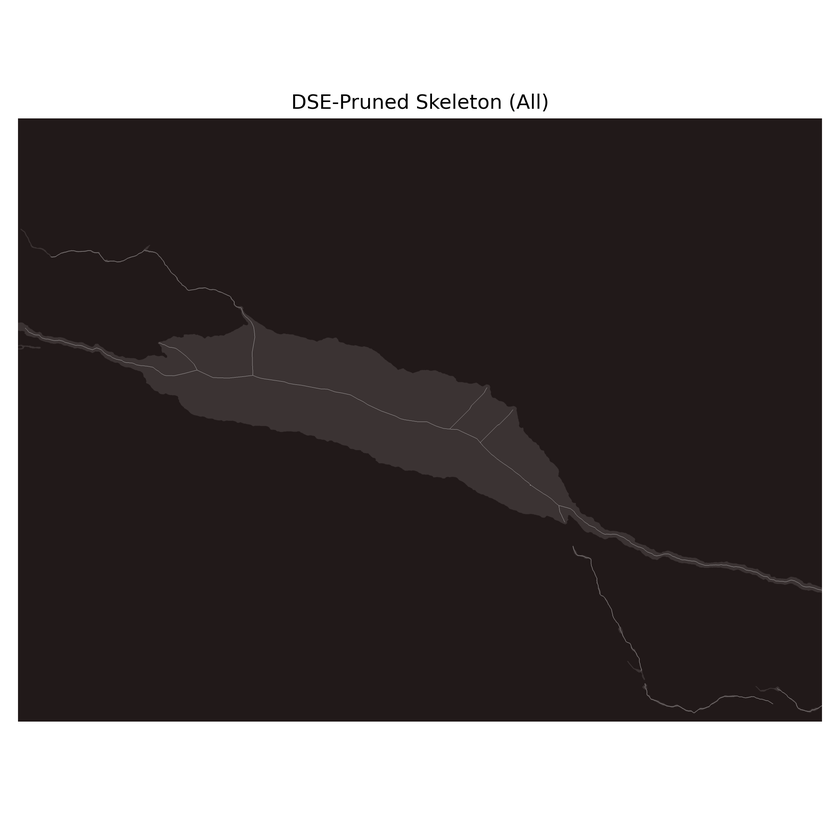
#> input picture dse_pruned_all.png, 840 x 840 px, shrunk from 2100 x 2100 before the run, found by its file name; its folder holds only this picture in this run
$ python -i multiple_model_pca_testing.py   (imports and definitions only)   (older library calls are emulated)
#> lines starting #> are read from the running program, lines starting #| are printed output that depends on the picture; after the words box and inside, x2 and y2 are one past the last pixel; in counts of white or black regions, pixels touching at a corner belong together
import os
import cv2
import numpy as np
import pandas as pd
import matplotlib.pyplot as plt
from skimage.morphology import skeletonize, medial_axis
from scipy.ndimage import distance_transform_edt
from pathlib import Path
from concurrent.futures import ProcessPoolExecutor

# ----------------------- Helper Functions -----------------------

def get_skeleton(mask):
    return skeletonize(mask > 0).astype(np.uint8)

def get_medial_axis(mask):
    skel, distance = medial_axis(mask > 0, return_distance=True)
    return skel.astype(np.uint8), distance

# [14 lines left out: function sobel_normal, not called in this run]

def perform_pca(neighbors):
    pca_data = neighbors - np.mean(neighbors, axis=0)
    _, _, vh = np.linalg.svd(pca_data)
    tangent = vh[0]
    normal = vh[1]
    return tangent, normal

def extract_neighbors(point, window_size, shape):
    y, x = point
    half = window_size // 2
    y_min, y_max = max(0, y - half), min(shape[0], y + half + 1)
    x_min, x_max = max(0, x - half), min(shape[1], x + half + 1)
    return np.array([[yi, xi] for yi in range(y_min, y_max) for xi in range(x_min, x_max)])

def sample_edges_along_normal(center, normal, mask, max_distance=20):
    y0, x0 = center
    edges = []
    for sign in [-1, 1]:
        for d in range(1, max_distance):
            dx, dy = normal[1] * d * sign, normal[0] * d * sign
            xi, yi = int(round(x0 + dx)), int(round(y0 + dy))
            if 0 <= yi < mask.shape[0] and 0 <= xi < mask.shape[1]:
                if mask[yi, xi] == 0:
                    edges.append((xi, yi))
                    break
    return edges

def calculate_crack_width(edge_points):
    if len(edge_points) == 2:
        (x1, y1), (x2, y2) = edge_points
        return np.sqrt((x1 - x2)**2 + (y1 - y2)**2)
    return None

# [10 lines left out: function max_inscribed_circle, not called in this run]

# ---------------------- Crack Width Methods ---------------------

def adaptive_pca_width(mask):
    skeleton = get_skeleton(mask)
    crack_widths = []
    points = np.argwhere(skeleton > 0)
    for (y, x) in points:
        neighbors = extract_neighbors((y, x), 15, mask.shape)
        local_skel = skeleton[neighbors[:, 0], neighbors[:, 1]]
        active = neighbors[local_skel > 0]
        if len(active) < 3:
            continue
        tangent, normal = perform_pca(active)
        edge_pts = sample_edges_along_normal((y, x), normal, mask)
        width = calculate_crack_width(edge_pts)
        if width is not None:
            crack_widths.append(((x, y), width))
    return crack_widths, skeleton

# [11 lines left out: function sobel_width, not called in this run]

'''def medial_axis_width(mask):
    skel, dist = get_medial_axis(mask)
    crack_widths = []
    points = np.argwhere(skel > 0)
    for (y, x) in points:
        width = dist[y, x] * 2
        crack_widths.append(((x, y), width))
    return crack_widths, skel

def inscribed_circle_width(mask):
    skeleton = get_skeleton(mask)
    crack_widths = []
    points = np.argwhere(skeleton > 0)
    for (y, x) in points:
        width = max_inscribed_circle(mask, (y, x), window=25)
        crack_widths.append(((x, y), width))
    return crack_widths, skeleton'''

# [19 lines left out: functions medial_axis_width, inscribed_circle_width, not called in this run]

# ---------------------- Visualization & Metrics -----------------

'''def draw_width_overlay(mask, crack_widths, skeleton, out_path, method_name):
    # Step 1: Overlay with color-mapped width lines
    overlay = cv2.cvtColor(mask, cv2.COLOR_GRAY2BGR)
    if not crack_widths:
        cv2.imwrite(str(out_path), overlay)
        return
    widths = np.array([w for _, w in crack_widths])
    norm = plt.Normalize(vmin=np.percentile(widths, 2), vmax=np.percentile(widths, 98))
    cmap = plt.get_cmap('coolwarm_r')
    for ((cx, cy), width) in crack_widths:
        color = cmap(norm(width))[:3]
        color = tuple(int(255 * c) for c in color[::-1])
        cv2.circle(overlay, (int(cx), int(cy)), 3, color, -1)

    # Step 2: Create a skeleton image (green)
    skel_img = np.zeros_like(overlay)
    ys, xs = np.where(skeleton > 0)
    for x, y in zip(xs, ys):
        cv2.circle(skel_img, (x, y), 1, (0, 255, 0), -1)

    # Step 3: Blend with alpha (0.5 for skeleton, 1.0 for overlay)
    out = cv2.addWeighted(skel_img, 0.5, overlay, 1.0, 0)
    cv2.imwrite(str(out_path), out)'''

def draw_width_overlay(mask, crack_widths, skeleton, out_path, method_name, draw_lines_every=10):
    overlay = cv2.cvtColor(mask, cv2.COLOR_GRAY2BGR)
    if not crack_widths:
        cv2.imwrite(str(out_path), overlay)
        return

    # Accept both 2- or 3-tuple per width entry
    if len(crack_widths[0]) == 3:
        widths = np.array([w for _, _, w in crack_widths])
    else:
        widths = np.array([w for _, w in crack_widths])

    norm = plt.Normalize(vmin=np.percentile(widths, 2), vmax=np.percentile(widths, 98))
    cmap = plt.get_cmap('coolwarm_r')

    for i, cw in enumerate(crack_widths):
        if len(cw) == 3:
            (cx, cy), normal, width = cw
        else:
            (cx, cy), width = cw
            normal = None  # Can't draw width lines

        color = cmap(norm(width))[:3]
        color = tuple(int(255 * c) for c in color[::-1])
        cv2.circle(overlay, (int(cx), int(cy)), 2, color, -1)

        # Only draw width line if normal is available
        if normal is not None and i % draw_lines_every == 0:
            perp = np.array([-normal[1], normal[0]], dtype=np.float32)
            perp /= np.linalg.norm(perp) + 1e-6
            half = width / 2
            pt1 = (int(cx + perp[0] * half), int(cy + perp[1] * half))
            pt2 = (int(cx - perp[0] * half), int(cy - perp[1] * half))
            cv2.line(overlay, pt1, pt2, color, 1)

    # Blend skeleton underneath for context
    skel_img = np.zeros_like(overlay)
    ys, xs = np.where(skeleton > 0)
    for x, y in zip(xs, ys):
        cv2.circle(skel_img, (x, y), 1, (0, 255, 0), -1)
    out = cv2.addWeighted(skel_img, 0.5, overlay, 1.0, 0)
    cv2.imwrite(str(out_path), out)


'''def save_widths_csv(crack_widths, csv_path):
    rows = []
    for (x, y), width in crack_widths:
        rows.append({'x': x, 'y': y, 'width_px': width})
    pd.DataFrame(rows).to_csv(csv_path, index=False)'''

def save_widths_csv(crack_widths, csv_path):
    rows = []
    for entry in crack_widths:
        if len(entry) == 3:
            (x, y), normal, width = entry
            nx, ny = normal
        elif len(entry) == 2:
            (x, y), width = entry
            nx, ny = None, None
        else:
            raise ValueError("Unexpected entry format in crack_widths!")
        rows.append({'x': x, 'y': y, 'normal_x': nx, 'normal_y': ny, 'width_px': width})
    pd.DataFrame(rows).to_csv(csv_path, index=False)

'''def width_stats(crack_widths):
    if crack_widths:
        w = [w for _, w in crack_widths]
        return {'mean': np.mean(w), 'min': np.min(w), 'max': np.max(w), 'std': np.std(w)}
    else:
        return {'mean': 0, 'min': 0, 'max': 0, 'std': 0}'''

# [7 lines left out: function width_stats, not called in this run]


# ---------------------- Main Batch Evaluation -------------------

'''input_folder = r"D:\camerer_ml\datasets\concrete3k\concrete3k\labels_01_visible"   # Folder of .png or .jpg binary mask images
output_folder = Path("output_crack_eval")
output_folder.mkdir(exist_ok=True)

methods = {
    'adaptive_pca': adaptive_pca_width,
    'sobel': sobel_width,
    'medial_axis': medial_axis_width,
    'inscribed_circle': inscribed_circle_width
}

metrics = {}

for fname in os.listdir(input_folder):
    if not fname.lower().endswith(('.png', '.jpg', '.jpeg', '.bmp')):
        continue
    img_path = os.path.join(input_folder, fname)
    mask = cv2.imread(img_path, cv2.IMREAD_GRAYSCALE)
    if mask.max() > 1:
        _, mask = cv2.threshold(mask, 127, 255, cv2.THRESH_BINARY)
    print(f"[INFO] Processing {fname}...")

    for method, func in methods.items():
        crack_widths, skeleton = func(mask)
        # Output overlay image
        out_img = os.path.join(output_folder, f"{fname[:-4]}_{method}_overlay.png")
        draw_width_overlay(mask, crack_widths, skeleton, out_img, method)
        # Output CSV
        out_csv = os.path.join(output_folder, f"{fname[:-4]}_{method}_widths.csv")
        save_widths_csv(crack_widths, out_csv)
        # Collect stats
        stat = width_stats(crack_widths)
        metrics.setdefault(method, []).append({'image': fname, **stat})

# Save all metrics to one CSV for easy review
all_stats = []
for method, lst in metrics.items():
    for item in lst:
        item['method'] = method
        all_stats.append(item)
pd.DataFrame(all_stats).to_csv(output_folder / "all_width_stats.csv", index=False)
print("[✓] Evaluation complete. All results saved to", output_folder)'''


def process_image(fname):
#> called with fname = '../dse_pruned_all.png'
    img_path = os.path.join(input_folder, fname)
    mask = cv2.imread(img_path, cv2.IMREAD_GRAYSCALE)
#> mask: shape (840, 840); min 0, max 255, mean 99.5
    if mask.max() > 1:
        _, mask = cv2.threshold(mask, 127, 255, cv2.THRESH_BINARY)
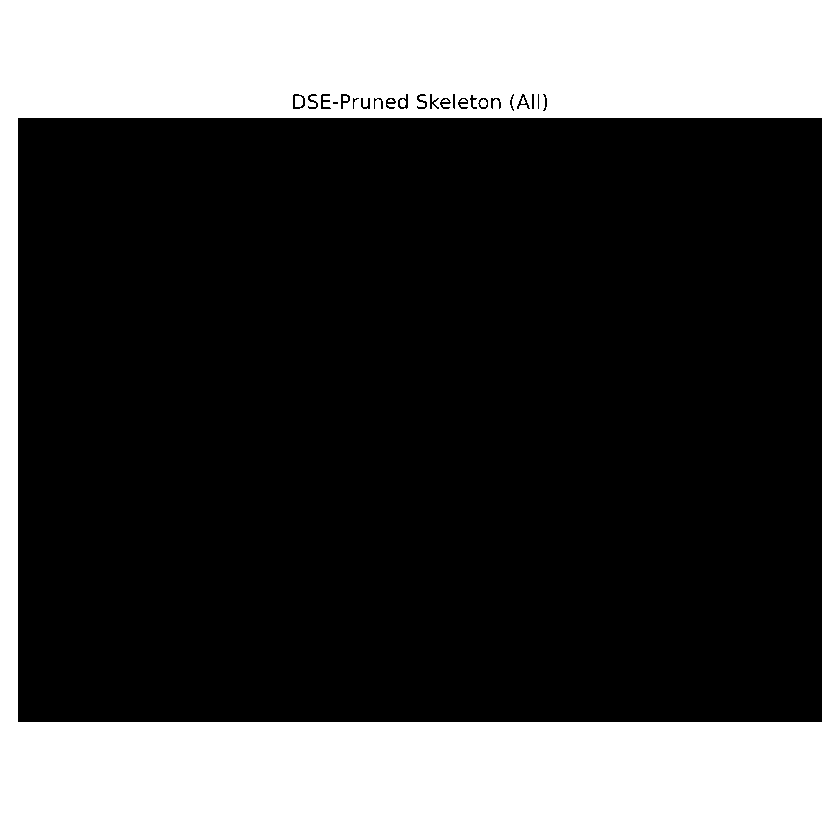
#> mask: shape (840, 840); 31% white; 9 white regions (3 under 20 px), largest, box (x1, y1, x2, y2) and area: (0, 0, 840, 840) 218653, (295, 96, 303, 107) 82, (480, 99, 487, 107) 42, (400, 99, 406, 107) 40, (343, 96, 348, 101) 24, (521, 97, 526, 104) 21
    image_metrics = []
    img_stem = Path(fname).stem
    img_outdir = output_folder / img_stem
    img_outdir.mkdir(exist_ok=True)
    for method, func in methods.items():
        crack_widths, skeleton = func(mask)
        # Overlay image (widths in color)
        out_img = img_outdir / f"{img_stem}_{method}_overlay.png"
        draw_width_overlay(mask, crack_widths, skeleton, out_img, method)
        # Width CSV
        out_csv = img_outdir / f"{img_stem}_{method}_widths.csv"
        save_widths_csv(crack_widths, out_csv)
        # Metrics
        stat = width_stats(crack_widths)
        stat.update({'image': fname, 'method': method})
        image_metrics.append(stat)
#> this loop made 1 pass
#> pass 1, in adaptive_pca_width, `skeleton = get_skeleton(mask)`:
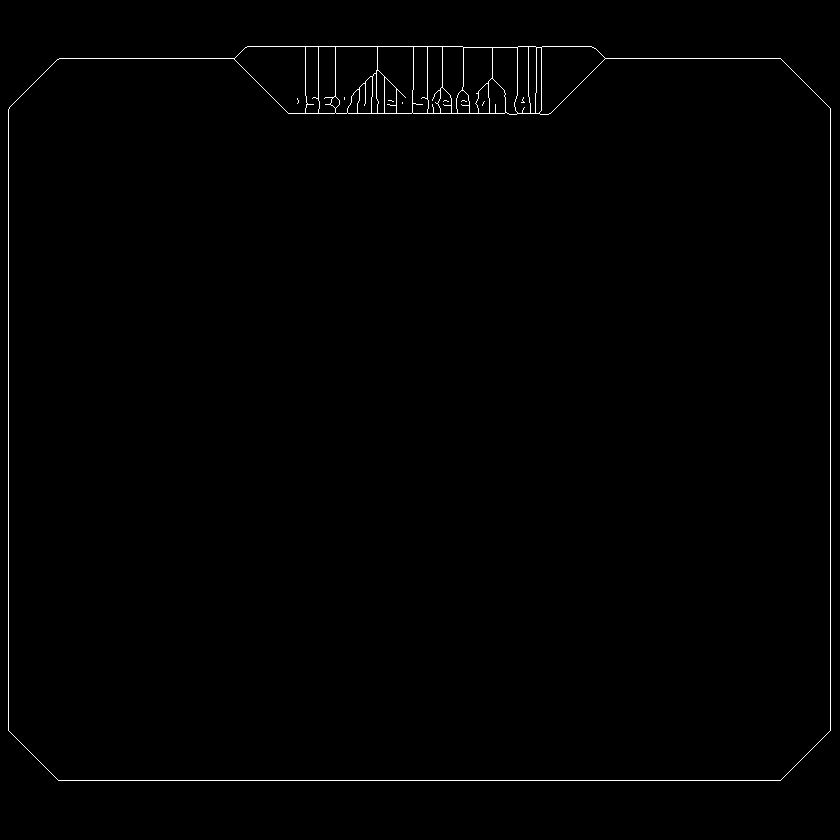
#> skeleton: shape (840, 840); values 0 (black) and 1 (white), 0.65% white in thin lines or dots, all inside (x1, y1, x2, y2) = (8, 46, 831, 781)
    return image_metrics

# --- Main script ---
input_folder = r"D:\camerer_ml\datasets\concrete3k\concrete3k\labels_01_visible"
output_folder = Path("output_crack_eval")
# [1 line not run here, left out]

methods = {
    'adaptive_pca': adaptive_pca_width,
    'sobel': sobel_width,
    'medial_axis': medial_axis_width,
    'inscribed_circle': inscribed_circle_width
}


# [1 line that did not run here, left out]
# [8 lines not run here, left out]

#> (the run stopped early here; a loop or call above may not have finished)
